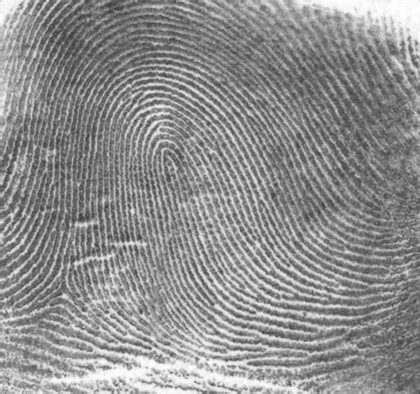
%> input picture Assignment 4/Q4.5/thumbprint.tif, 420 x 394 px, shrunk from 1026 x 962 before the run
$ octave Q8A.m   (GNU Octave 9; MATLAB toolbox functions it lacks are replaced by stand-ins)
%> lines starting %> are read from the running program, lines starting %| are printed output that depends on the picture; in (x1, y1, x2, y2) boxes, pixels count from 0 and x2, y2 are one past the last pixel; in counts of white or black regions, pixels touching at a corner belong together; the program's own positions count from 1
### Assignment 4/Q4.5/hpFilterTF4e.m
function H = hpFilterTF4e(type,P,Q,param)

if type=="ideal"
    D0=param;
    for u=1:P
        for v=1:Q
            d=sqrt(((u-ceil(P/2))^2)+((v-ceil(Q/2))^2));
            if d <=D0
                H(u,v)=0;
            else
                H(u,v)=1;
            end
        end
    end
end

if type=="gaussian"
    D0=param;
    for u=1:P
        for v=1:Q
            d=sqrt(((u-ceil(P/2))^2)+((v-ceil(Q/2))^2));
            H(u,v)=1-(exp(-(d^2)/(2*(D0^2))));
        end
    end
end

if type=="butterworth"
    D0=param(1,1);
    n=param(1,2);
    for u=1:P
        for v=1:Q
            d=sqrt(((u-ceil(P/2))^2)+((v-ceil(Q/2))^2));
            H(u,v)=(1+((D0/d)^(2*n)))^(-1);
        end
    end
end

### Assignment 4/Q4.5/intScaling4e.m
function g = intScaling4e(f,mode,type)
[r,c,n]=size(f);
M0=min(min(f));
%disp(M0)
M1=max(max(f));
%disp(M1)
h=zeros(r,c);
g=zeros(r,c);
if n==3
   f=rgb2gray(f);
end

if mode=="default"
    if M0<0
        mode="full";
    end
    if M0>=0 && M1>1
        for i=1:r
            for j=1:c
                g(i,j)=f(i,j)/M1;

            end
        end

    end
    if M0==0 && M1==1
        for i=1:r
            for j=1:c
                g(i,j)=f(i,j);
            end
        end
    end
end

if mode=="full"
    if type=="integer"
        K=255;
        for i=1:r
            for j=1:c
                h(i,j)=f(i,j)-M0;
                g(i,j)=floor(K*h(i,j)/M1);
            end
        end
        g=uint8(g);
    end
   if type=="floating"
        K=1;
       for i=1:r
            for j=1:c
                h(i,j)=f(i,j)-M0;
                g(i,j)=(K*h(i,j)/M1);
            end
       end
   end
end

if n==3
   g=gray2rgb(g);
end

### Assignment 4/Q4.5/dftFiltering4e.m
function g = dftFiltering4e(f,H,padmode,scaling)
[m,n]=size(f); %Obtaining padding sizes

%Padding
if padmode=="replicate"
    fp= padarray(f,[m,n],'replicate','post');
end
if padmode==""
    fp= padarray(f,[m,n],'replicate','post');
end
if padmode=="zeros"
    fp= padarray(f,[m,n],0,'post');
end

if padmode=="none"
    fp= f;
end

%Centering the image
fp_centered = minusOne4e(fp);

%Computing DFT
fp_DFT=fft2(fp_centered);

%Multiplying the above image with the real symmetric transfer function
H=real(H);
G=fp_DFT.*H;

%Computing IDFT of G
gp=ifft2(G);
gp=real(gp);

%Decentering
gp_dc=minusOne4e(gp);

%Stripping the padding
g1=gp_dc(1:m,1:n);

%Output scaling
if scaling=="yes"
    g=intScaling4e(g1,"full","floating");
end

if scaling=="no"
    g=g1;
end

if scaling==""
    g=g1;
end


### Assignment 4/Q4.5/minusOne4e.m
function g = minusOne4e(f)
[r,c]=size(f);
%floating point check
check=isa(f,'double');

if check ==0
    disp("The input image must be in floating point range")
end

if check ==1
    %Centering
    for i=1:r
        for j=1:c
            g(i,j)=((-1)^(i+j))*f(i,j);
        end
    end
end

### Assignment 4/Q4.5/Q8A.m
clc;
clear all;
f=imread('thumbprint.tif');
%> f is the input picture: size 394x420 uint8; min 59, max 255, mean 142.7
subplot(1,3,1)
imshow(f)
title("Original Image")

[m,n]=size(f);
%> m = 394; n = 420
P=2*m;  Q=2*n;
%> after `P=2*m`: P = 788
%> after `Q=2*n`: Q = 840
H=hpFilterTF4e("butterworth",P,Q,[50,4]); %Creating Butterworth HPF
%> after the loop in hpFilterTF4e, `for u=1:P`:
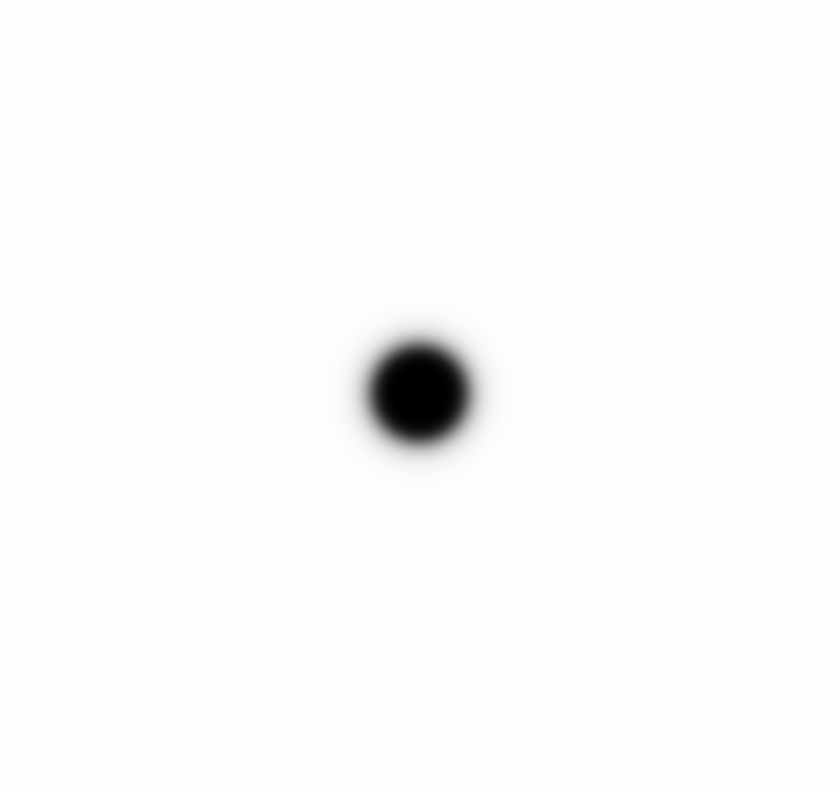
%> H: size 788x840 double; min 0, max 1, mean 0.987

%filtering the image f with H
f=double(f);
%> f: size 394x420 double
f1=intScaling4e(f,"full","floating"); %Scaling input image
%> in intScaling4e, `M0=min(min(f));`: M0 = 59
%> in intScaling4e, `M1=max(max(f));`: M1 = 255
%> after the loop in intScaling4e, `for i=1:r`:
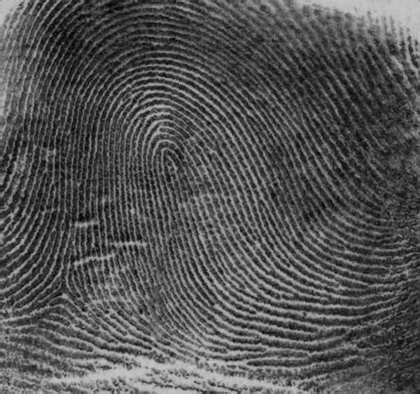
%> g: size 394x420 double; min 0, max 0.769, mean 0.328
output=dftFiltering4e(f1,H,"","no"); %Using option of no scaling of output
%> in dftFiltering4e, `fp= padarray(f,[m,n],'replicate','post');`:
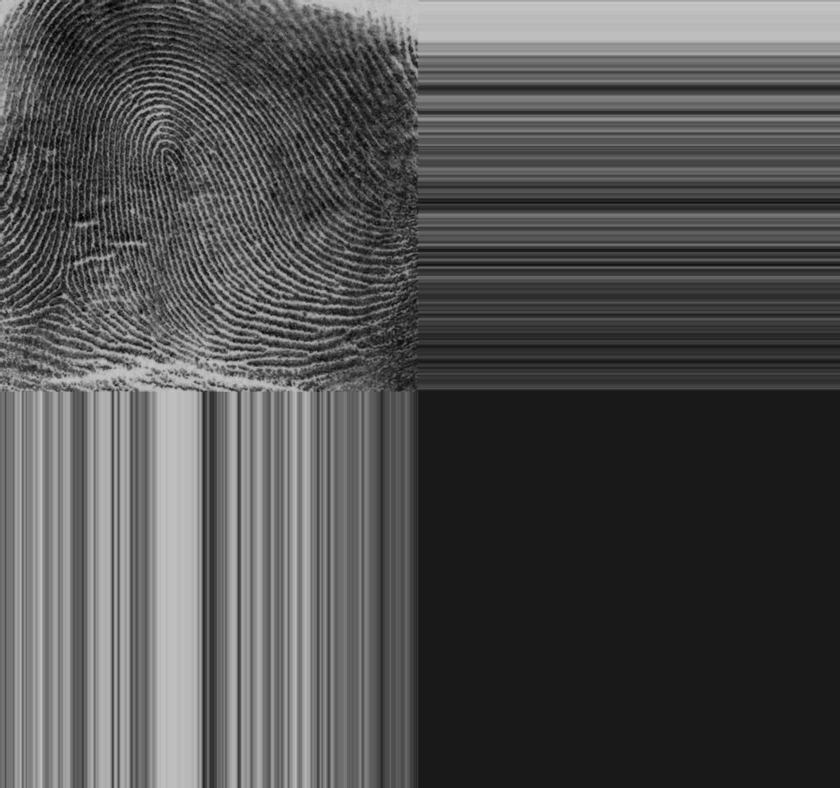
%> fp: size 788x840 double; min 0, max 0.769, mean 0.314
%> after the loop in minusOne4e (call 2), `for i=1:r`:
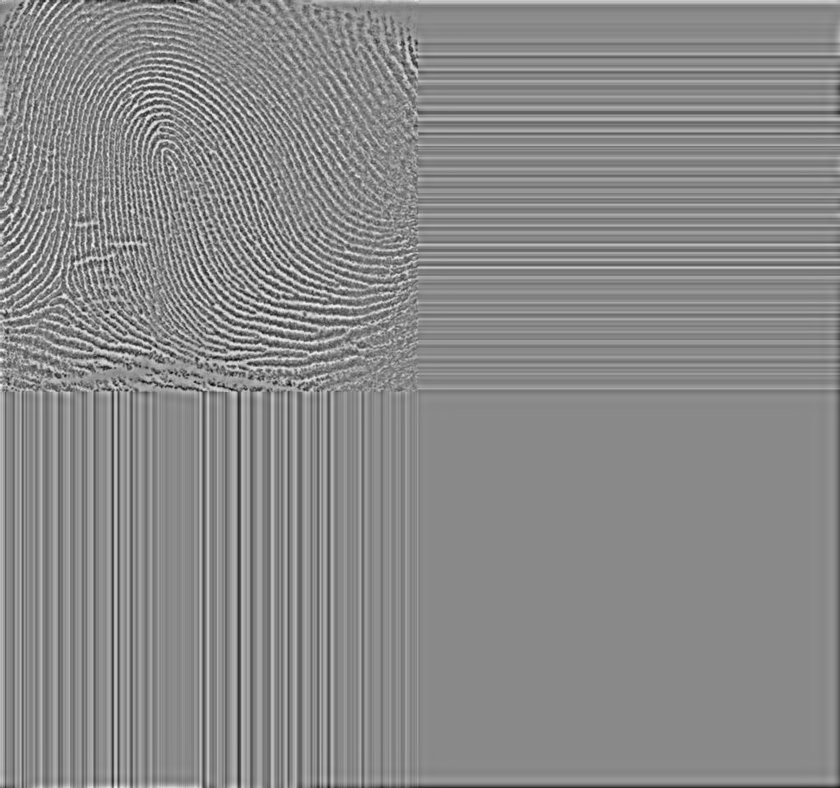
%> g: size 788x840 double; min -0.416, max 0.354, mean 1.29e-13; drawn with min black and max white
%> in dftFiltering4e, `g1=gp_dc(1:m,1:n);`:
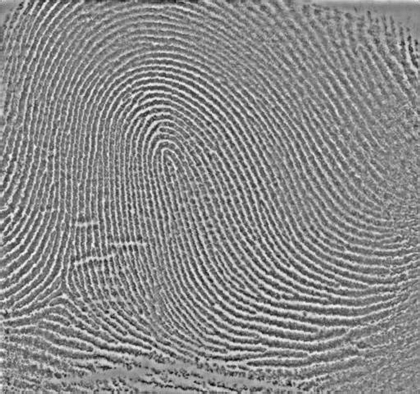
%> g1: size 394x420 double; min -0.416, max 0.354, mean 0.000161; drawn with min black and max white
subplot(1,3,2)
imshow(output)
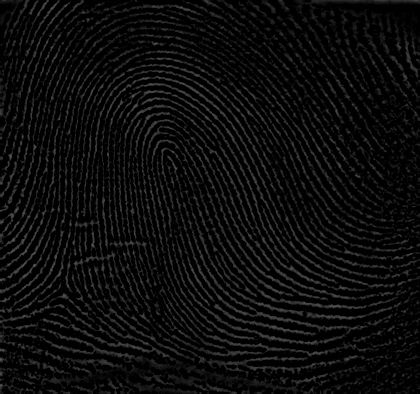
%> displayed picture: size 394x420, on the screen's scale of 0 to 255; min 0, max 90, mean 11.8
title("Butterworth High pass filtered image")

for i=1:m
    for j=1:n
        if output(i,j)<=0
            output(i,j)=0;
        end
        if output(i,j)>0
            output(i,j)=1;
        end
    end
end
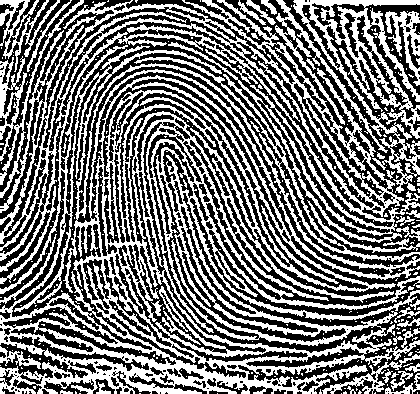
%> output: size 394x420 double; values 0 (black) and 1 (white), 46.3% white; 339 white regions (300 under 20 px), largest, box (x1, y1, x2, y2) and area: (0, 0, 420, 394) 60228, (293, 0, 420, 193) 5730, (134, 57, 420, 262) 1937

subplot(1,3,3)
imshow(output)
title("Thresholded image")
